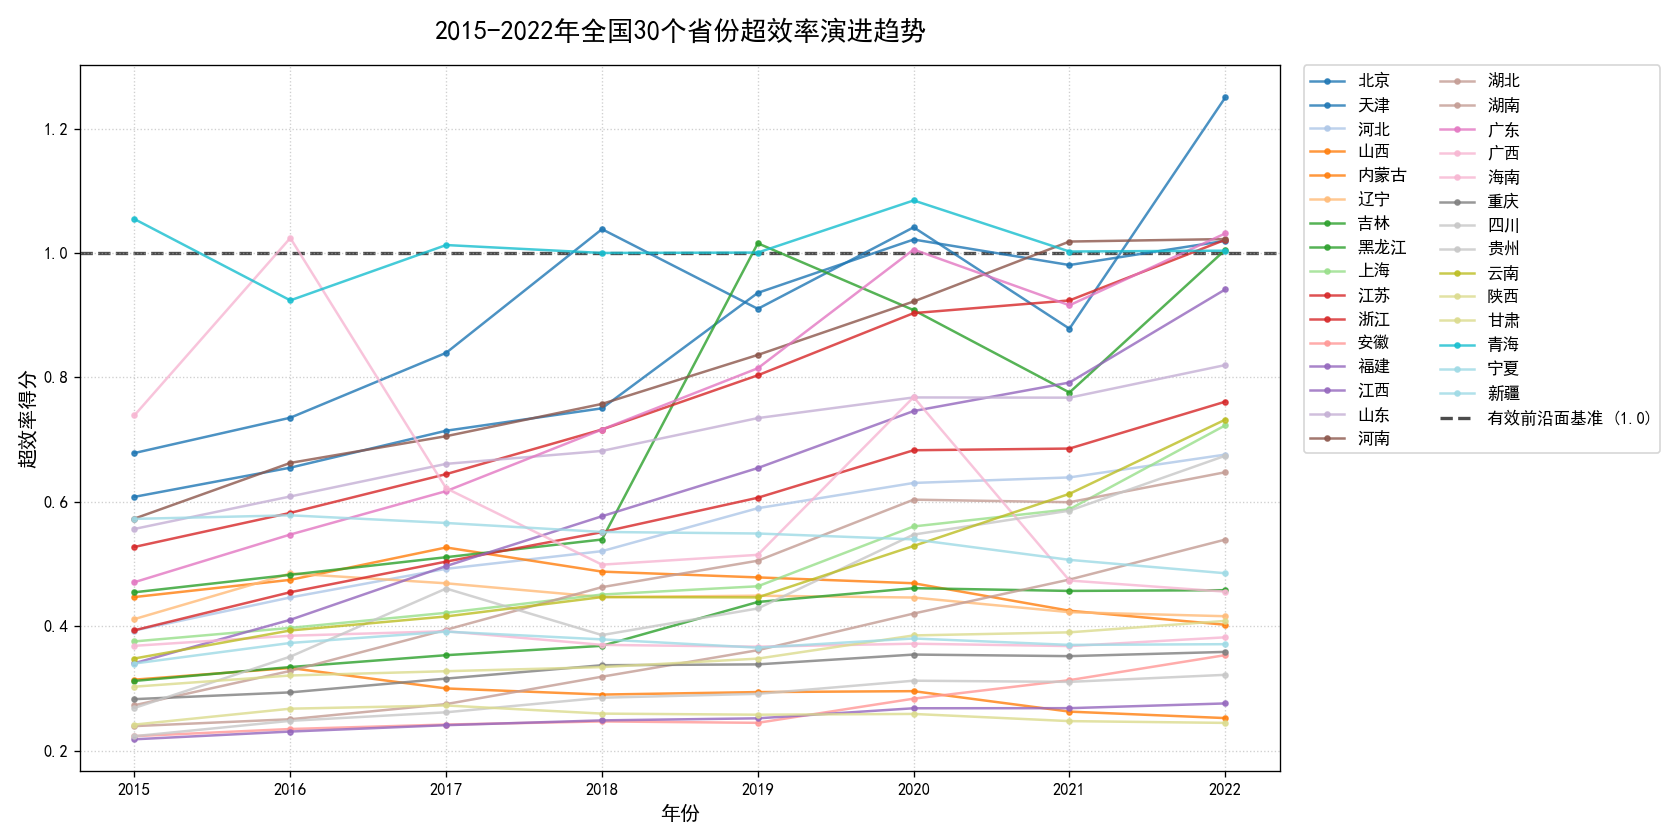

Python code for this plot:
import pandas as pd
import matplotlib.pyplot as plt
import matplotlib.cm as cm
import numpy as np

# 1. 设置中文字体与负号显示
plt.rcParams['font.sans-serif'] = ['SimHei']  # Windows用黑体，Mac用户可改为 'Arial Unicode MS'
plt.rcParams['axes.unicode_minus'] = False 

# 2. 读取数据 (注意替换为你实际的文件名和路径)
# 强烈建议像上次一样，使用 r'绝对路径' 防止报错
file_path = r'结果_SBM超效率模型_规模报酬可变VRS_0\结果_SBM超效率模型_规模报酬可变VRS_0.xlsx'
df = pd.read_excel(file_path)

# 确保 Year 字段被识别为整数，防止X轴出现小数年份(如2015.5)
df['Year'] = df['Year'].astype(int)

# 3. 初始化画布 (设置得宽一点，给右侧图例留出空间)
plt.figure(figsize=(14, 7), dpi=120)

# 获取所有省份的唯一列表
provinces = df['Province'].unique()

# 生成一组颜色映射（为30个省份分配不同颜色）
colors = cm.get_cmap('tab20', len(provinces))

# 4. 循环绘制每个省份的折线
for i, province in enumerate(provinces):
    # 筛选出当前省份的数据，并按年份排序确保连线正确
    prov_data = df[df['Province'] == province].sort_values('Year')
    
    # 画线
    plt.plot(prov_data['Year'], 
             prov_data['超效率'], 
             marker='.',          # 加个小圆点标示具体年份
             linewidth=1.5,       # 线条稍微细一点，防止30条线太拥挤
             alpha=0.8,           # 稍微加一点透明度
             color=colors(i), 
             label=province)

# 5. 图表美化与细节设置
plt.title('2015-2022年全国30个省份超效率演进趋势', fontsize=16, pad=15)
plt.xlabel('年份', fontsize=12)
plt.ylabel('超效率得分', fontsize=12)

# 添加有效前沿面基准线 (y=1.0)
plt.axhline(y=1.0, color='black', linestyle='--', linewidth=2, alpha=0.7, zorder=0, label='有效前沿面基准 (1.0)')

# 限制X轴只显示整数年份
plt.xticks(np.arange(df['Year'].min(), df['Year'].max() + 1, 1))

# 添加网格线，方便对齐看数据
plt.grid(True, linestyle=':', alpha=0.6)

# 6. 处理极其庞大的图例 (将其移到绘图区域的右侧外部，分为两列)
plt.legend(bbox_to_anchor=(1.02, 1), loc='upper left', borderaxespad=0., ncol=2, fontsize=10)

# 自动调整布局，防止右侧图例被切掉
plt.tight_layout()

# 7. 显示图表 (如果想保存为图片，将下面这行替换为 plt.savefig('超效率折线图.png', bbox_inches='tight') )
plt.show()
